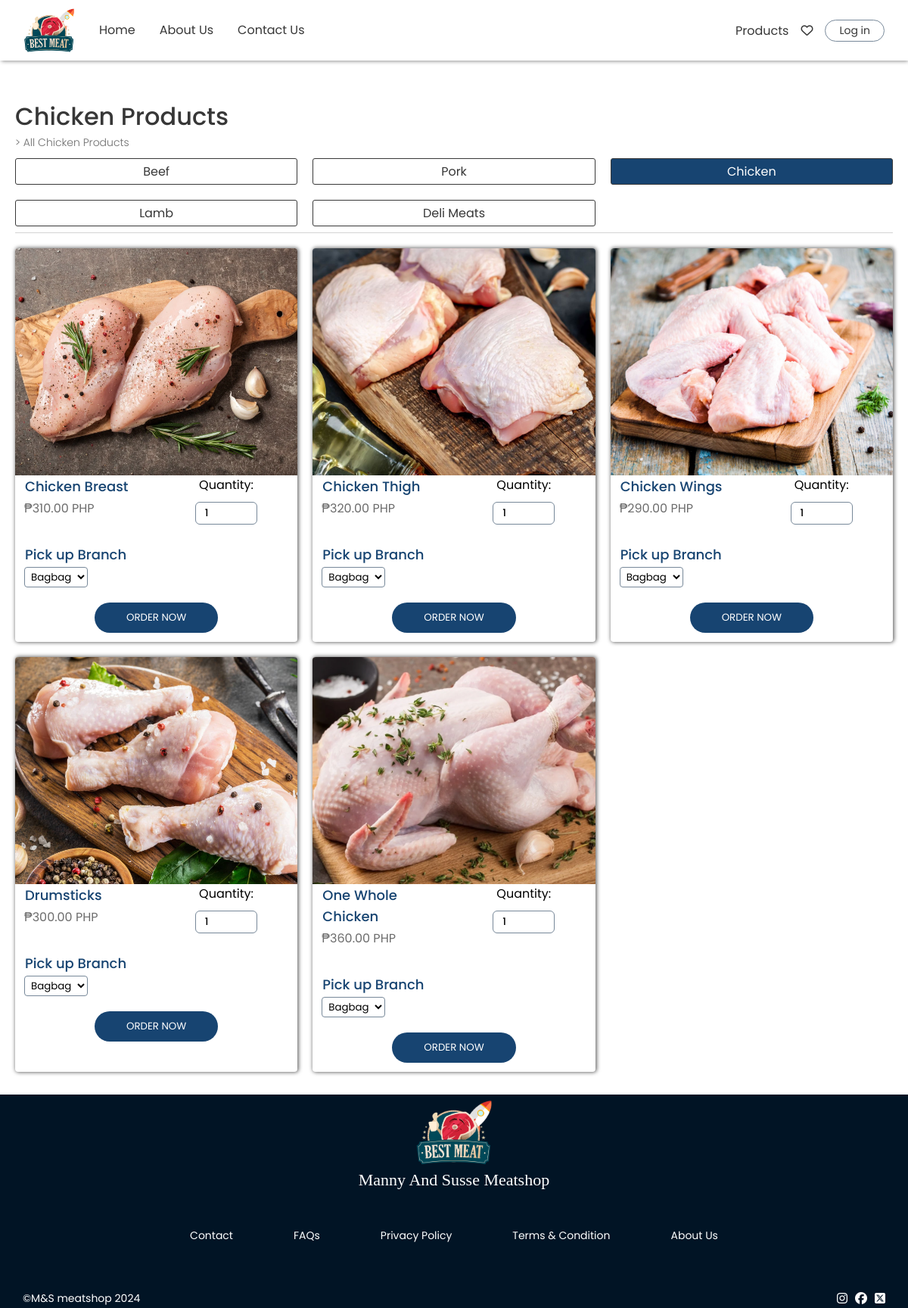
Page /components/chickenprod.php on the committed database.
### tables this page shows
CREATE TABLE `tbl_products` (
  `prod_id` int(11) NOT NULL,
  `prod_name` varchar(255) NOT NULL,
  `prod_price` int(11) NOT NULL,
  `prod_type` int(11) NOT NULL,
  `prod_stocks` int(11) NOT NULL,
  `prod_img` varchar(255) NOT NULL
);

### components/chickenprod.php (the view, shortened to what this page needs)
<!DOCTYPE html>
<html lang="en">
<head>
    <link rel="stylesheet" href="../styles/general.css">
    <link rel="stylesheet" href="../styles/footer.css">
    <link rel="stylesheet" href="../styles/navbar.css">
    <link rel="stylesheet" href="../styles/products.css">
    <link rel="stylesheet" href="https://cdnjs.cloudflare.com/ajax/libs/font-awesome/6.5.2/css/all.min.css">
</head>
<body>
<?php include "./navbar.php" ?>
    <main>
        <div class="center">
            <div class="con">
                <div class="header-con">
                    <h1>Chicken Products</h1>
                    <p>> All Chicken Products</p>
                    <div class="flex-prod">
                        <a href="./products.php"><div>Beef</div></a>
                        <a href="./porkprod.php"><div>Pork</div></a>
                        <a href="./chickenprod.php"><div style="background: rgb(23, 68, 113);
                        color: white;">Chicken</div></a>
                        <a href="./lambprod.php"><div style="">Lamb</div></a>
                        <a href="./deliprod.php"><div style="">Deli Meats</div></a>
                    </div>
                </div>
                <div class="container">
                    <?php
                        $query = "SELECT pr.prod_id, pr.prod_name, pr.prod_stocks, pr.prod_price, pr.prod_type,
                        pr.prod_img, pt.prod_type_name FROM tbl_products pr
                        INNER JOIN tbl_product_type pt ON pr.prod_type = pt.prod_type_id;";
                        $stmt = $conn->prepare($query);
                        $stmt->execute();
                        $result = $stmt->get_result();
                        while($data = $result->fetch_assoc())
                        {
                            if($data['prod_type'] == 3 && ($data['prod_stocks'] >= 1)){
                    ?>
                    <div class="con-item" id="<?php echo $data['prod_id']; ?>">
                        <div class="img-con">
                            <img src="../assets/chicken/<?php echo $data['prod_img']; ?>" alt="">
                        </div>
                        <div class="flex-con-det">
                            <div class="con-details">
                                <div class="name"><?php echo $data["prod_name"]; ?></div>
                                <div class="price">₱<?php echo $data['prod_price']; ?>.00 PHP</div>
                            </div>
                            <div class="input-div">
                                <span>Quantity:</span>
                                <input type="number" class="qnty" min="1" value="1">
                            </div>
                        </div>
                        <div class="flex-con-det">
                            <div class="con-details">
                                <div class="name">Pick up Branch</div>
                                <select name="branch" class="branch">
                                    <option value="1">Bagbag</option>
                                </select>
                            </div>
                        </div>
                        <div class="div-button">
                            <button>ORDER NOW</button>
                        </div>
                    </div>
                    <?php } } ?>
                </div>
            </div>
        </div>
    </main>
    <?php include "./footer.php" ?>
</body>
</html>

### styles/general.css (style rules this page uses)
* { font-family: "Poppins", sans-serif; box-sizing: border-box; margin: 0; transition: 0.3s ease; }
a { color: black; text-decoration: none; cursor: pointer; }
img { height: 100%; width: 100%; object-fit: cover; object-position: center; }
button { cursor: pointer; }

### styles/products.css (style rules this page uses)
body { margin-top: 100px; }
.center, main .center .con .container .con-item .div-button { display: flex; align-items: center; justify-content: center; }
main .con .header-con { padding-bottom: 8px; margin-bottom: 20px; border-bottom: 1px solid lightgray; }
main .con .header-con p { color: rgb(109, 109, 109); font-size: 14px; font-weight: 300; }
main .con .header-con h1 { font-weight: 500; color: rgb(55, 55, 55); }
main .center .con { max-width: 1200px; width: 100%; padding: 30px 20px; }
main .center .con .container .con-item .img-con { height: 230px; overflow: hidden; }
main .center .con .container .con-item .img-con img { object-fit: cover; object-position: center; }
main .center .con .container .con-item .con-details .name { font-weight: 500; color: rgb(23, 68, 113); }
main .center .con .container .con-item .con-details { line-height: 28px; }
main .center .con .container .con-item .con-details .price { color: rgb(109, 109, 109); }
main .center .con .container .con-item .con-details .name { border: 1px solid transparent; }
main .center .con .container .con-item { box-shadow: 1px 0px 5px 1px rgba(0,0,0,0.56); -webkit-box-shadow: 1px 0px 5px 1px rgba(0,0,0,0.56); -moz-box-shadow: 1px 0px 5px 1px rgba(0,0,0,0.56); border-radius: 4px; overflow: hidden; }
main .center .con .container .con-item .div-button button { background: rgb(23, 68, 113); color: white; padding: 10px 42px; margin-bottom: 12px; border-radius: 50px; border: none; margin-top: 20px; }
main .center .con .container { display: grid; grid-template-columns: repeat(2, 1fr); gap: 20px; }
main .center .con .header-con .flex-prod { display: grid; grid-template-columns: repeat(3, 1fr); justify-content: space-between; gap: 20px; margin-top: 10px; }
main .center .con .header-con .flex-prod div { background: white; border: 1px solid rgb(56, 56, 56); color: rgb(55, 55, 55); text-align: center; border-radius: 3px; padding: 4px 6px; }
.flex-con-det { padding: 0 12px; }
.input-div { margin-top: 0; margin-bottom: 0; }
.input-div input { border: 1px solid lightslategray; padding: 4px 12px; border-radius: 6px; font-weight: 500; }
select { border: 1px solid lightslategray; border-radius: 4px; background: transparent; padding: 2px 4px; }
@media (min-width: 768px) { main .center .con .container { grid-template-columns: repeat(3, 1fr); } }
@media (min-width: 768px) { main .center .con .container .con-item .img-con { height: 300px; } }
@media (min-width: 768px) { main .center .con .container .con-item .con-details .name { font-size: 18px; } }
@media (min-width: 768px) { main .center .con .container .con-item .con-details .price { font-size: 16px; } }
@media (min-width: 768px) { .flex-con-det { display: grid; grid-template-columns: repeat(2, 1fr); gap: 20px; } }
@media (min-width: 768px) { .input-div { display: flex; align-items: center; flex-direction: column; gap: 10px; } }
@media (min-width: 768px) { .input-div input { width: 50%; } }

### rows in the picture
tbl_products: prod_img (picture), prod_name "Chicken Breast", prod_price "310"
tbl_products: prod_img (picture), prod_name "Chicken Thigh", prod_price "320"
tbl_products: prod_img (picture), prod_name "Chicken Wings", prod_price "290"
tbl_products: prod_img (picture), prod_name "Drumsticks", prod_price "300"
tbl_products: prod_img (picture), prod_name "One Whole Chicken", prod_price "360"
